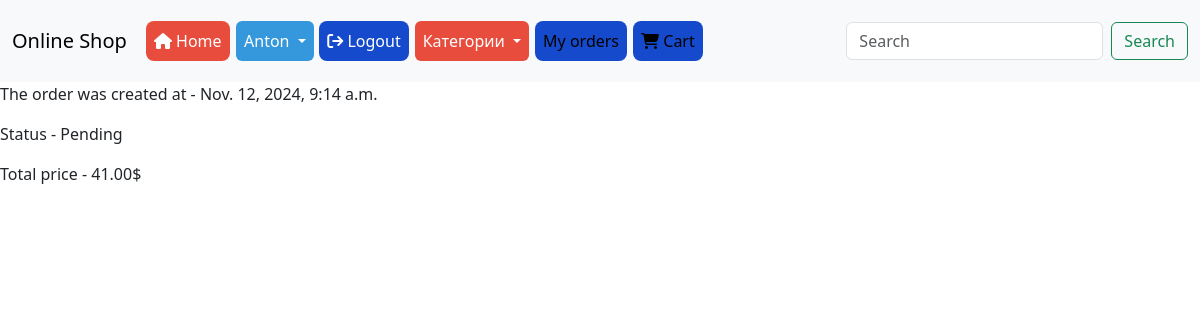
The app's page /order/ (signed in) with its own data.
### main/models.py (models this page shows)
class Order(models.Model):
    customer = models.ForeignKey(User, on_delete=models.CASCADE, blank=True, null=True)
    created_date = models.DateTimeField(auto_now_add=True)
    status = models.CharField(
        max_length=20,
        choices=[('Pending', 'Ожидает'), ('Shipped', 'Отправлено'), ('Delivered', 'Доставлено')],
        default='Pending'
    )
    total_price = models.DecimalField(max_digits=10, decimal_places=2)

### main/views.py (the view)
# urls.py: path('order/', order, name='order')
def order(request):
    if request.method == 'POST':
        carT = dict(request.session.get('cart', {}))
        products_id = [x for x in carT]
        product = Item.objects.filter(id__in=products_id)
        total_price = 0
        for i in range(len(product)):
            product[i].amount = carT[str(product[i].id)]
            product[i].total_price = product[i].amount * product[i].price
            total_price += product[i].total_price
        obj_order = Order.objects.create(customer=request.user, created_date=datetime.now(), total_price=total_price, status='Pending')
        carT = {}
        request.session['cart'] = carT #  опустошение корзины
    else:
        obj_order = Order.objects.all()
        print(obj_order.values())
    data = {
        'obj_order': obj_order,
        'all_categories': Category.objects.all()
    }
    return render(request, 'main/order.html', context=data)

### main/templates/main/order.html (shortened to what this page needs)
{% extends "main/header.html" %}
{% block body %}
    {% for order in obj_order%}
        <p>The order was created at - {{ order.created_date }}</p>
        <p>Status - {{ order.status }}</p>
        <p>Total price - {{ order.total_price }}$</p>
    {% endfor %}
{% endblock %}

### main/templates/main/header.html (shortened to what this page needs)
{% load static %}
<!DOCTYPE html>
<html lang="en">
<head>
    <link rel="stylesheet" href="{% static "main/css/bootstrap.css" %}">
    <link rel="stylesheet" href="{% static "main/css/btn-hvr.css" %}">
    <link rel="stylesheet" href="{% static "main/js/bootstrap.min.js" %}">
    <link rel="stylesheet" href="https://cdnjs.cloudflare.com/ajax/libs/font-awesome/6.6.0/css/all.min.css" />
</head>
<body>
<nav class="navbar navbar-expand-lg bg-body-tertiary">
  <div class="container-fluid">
    <a class="navbar-brand" href="#">Online Shop</a>
    <div class="collapse navbar-collapse" id="navbarScroll">
      <ul class="navbar-nav me-auto my-2 my-lg-0 navbar-nav-scroll" style="--bs-scroll-height: 100px;">
        <li class="nav-item">
          <a href="{% url 'home' %}" class="nav-link btn hvr-fade btn-lg"><i class="fa-sharp fa-solid fa-house"></i> Home</a>
        </li>
        {% if not user.is_anonymous %}
        <li class="nav-item dropdown">
         <a class="nav-link dropdown-toggle btn hvr-sweep-to-right" href="#" role="button" data-bs-toggle="dropdown" aria-expanded="false">
              {{ user }}
          </a>
        </li>
        <li class="nav-item">
          <a class="nav-link btn hvr-back-pulse btn-lg" href="{% url 'logout' %}"><i class="fa-solid fa-arrow-right-from-bracket"></i> Logout</a>
        </li>
        {% endif %}
          <li class="nav-item dropdown">
        <a class="nav-link dropdown-toggle btn hvr-fade" href="#" role="button" data-bs-toggle="dropdown" aria-expanded="false">
            Категории
        </a>
          </li>
          <li class="nav-item">
            <a class="nav-link active btn hvr-back-pulse btn-lg" aria-current="page" href="{% url 'order' %}"> My orders</a>
          </li>
          <li class="nav-item">
            <a class="nav-link active btn hvr-back-pulse btn-lg" aria-current="page" href="{% url 'cart' %}"><i class="fa-solid fa-cart-shopping"></i> Cart</a>
          </li>
      </ul>
      <form class="d-flex" role="search">
        <input class="form-control me-2" type="search" placeholder="Search" aria-label="Search">
        <button class="btn btn-outline-success" type="submit">Search</button>
      </form>
    </div>
  </div>
</nav>
{% block body %}
{% endblock %}
</body>
</html>

### main/static/main/css/btn-hvr.css (style rules this page uses)
[class*="hvr-"] { margin: 13px 3px }
.btn.hvr-fade { display: inline-block; vertical-align: middle; -webkit-transform: translateZ(0); transform: translateZ(0); box-shadow: 0 0 1px rgba(0, 0, 0, 0); -webkit-backface-visibility: hidden; backface-visibility: hidden; -moz-osx-font-smoothing: grayscale; overflow: hidden; -webkit-transition-duration: 0.3s; transition-duration: 0.3s; -webkit-transition-property: color, background-color; transition-property: color, background-color; background: #e84c3d; color:#fff; }
.btn.hvr-back-pulse { display: inline-block; vertical-align: middle; -webkit-transform: translateZ(0); transform: translateZ(0); box-shadow: 0 0 1px rgba(0, 0, 0, 0); -webkit-backface-visibility: hidden; backface-visibility: hidden; -moz-osx-font-smoothing: grayscale; overflow: hidden; -webkit-transition-duration: 0.5s; transition-duration: 0.5s; -webkit-transition-property: color, background-color; transition-property: color, background-color; background: #164acc; color: #fff; }
.btn.hvr-sweep-to-right { display: inline-block; vertical-align: middle; -webkit-transform: translateZ(0); transform: translateZ(0); box-shadow: 0 0 1px rgba(0, 0, 0, 0); -webkit-backface-visibility: hidden; backface-visibility: hidden; -moz-osx-font-smoothing: grayscale; position: relative; -webkit-transition-property: color; transition-property: color; -webkit-transition-duration: 0.3s; transition-duration: 0.3s; background:#3598dc; color: #fff; }
.btn.hvr-sweep-to-right:before { content: ""; position: absolute; z-index: -1; top: 0; left: 0; right: 0; bottom: 0; background: #2178B4; -webkit-transform: scaleX(0); transform: scaleX(0); -webkit-transform-origin: 0 50%; transform-origin: 0 50%; -webkit-transition-property: transform; transition-property: transform; -webkit-transition-duration: 0.3s; transition-duration: 0.3s; -webkit-transition-timing-function: ease-out; transition-timing-function: ease-out; }

### records on screen
Order: created_date "Nov. 12, 2024, 9:14 a.m.", status "Pending", total_price "41.00"

### other values on screen
{{ user }} "Anton"
